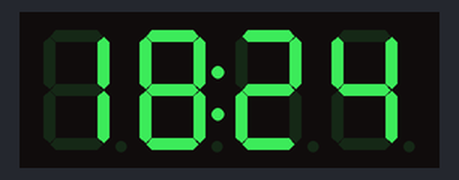
A program run on a simulated ESP32 board running MicroPython. On the bench: 4-digit seven-segment display. WiFi joins after 1.5 s; the clock reads 2024-03-15 10:24:30 at power-on unless the program sets it; what the program prints to the serial console is not drawn.

Above: at 1.6 s.
At 90.9 s:
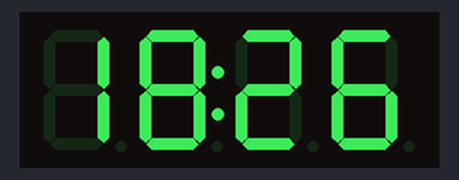

Measured:
- what the display in image 0 shows lasts 29.1 s, from 1.6 s to 30.7 s

The program:

LAB08.py
```python
import tm1637
from machine import Pin
import ntptime
import time
import network

# 四位數顯示器
tm = tm1637.TM1637(clk=Pin(16), dio=Pin(17))

# 連線至無線網路
sta=network.WLAN(network.STA_IF)
sta.active(True)
sta.connect('無線網路名稱','無線網路密碼')
while not sta.isconnected() :
    pass
print('Wi-Fi連線成功')

# 將 RTC 設定成世界協調時間(UTC)
ntptime.settime()
# UTC 時間加上28800秒(8小時)才會等於台灣時間
TW_sec = time.mktime(time.localtime())+28800

while True:
    TW = time.localtime(TW_sec)
    print(TW)
    hour = TW[3]   # 時
    minu = TW[4]   # 分
    tm.numbers(hour,minu)
    time.sleep(1)
    TW_sec += 1
```
